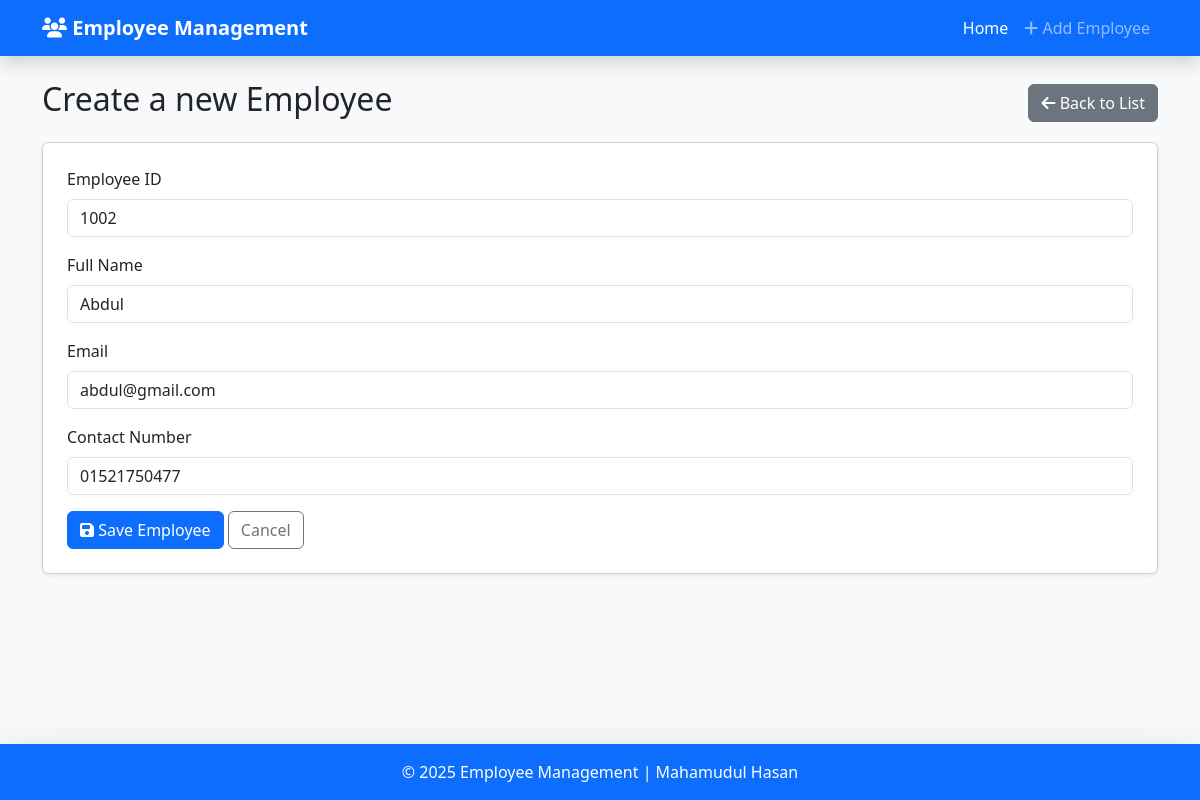
The page /update/4/ on the database its author committed.
### employee/models.py (models this page shows, shortened)
class Employee(models.Model):
    employee_id = models.CharField(max_length=20)
    emploee_name = models.CharField(max_length=100)
    employee_email = models.EmailField()
    employee_contact = models.CharField(max_length=20)

### employee/views.py (the view)
# urls.py: path('update/<int:pk>/', EmployeeUpdateView, name='employee_update'),
def EmployeeUpdateView(request, pk):
    employee = Employee.objects.get(pk=pk)
    if request.method == 'POST':
        form = EmployeeForm(request.POST, instance=employee)
        if form.is_valid():
            form.save()
            messages.success(request, "Employee updated successfully!")
            return redirect('employee_list')
    else:
        form = EmployeeForm(instance=employee)
    return render(request, 'employee_form.html', {'form': form})

### employee/forms.py (shortened to what this page needs)
class EmployeeForm(forms.ModelForm):
    class Meta:
        model = Employee
        fields = ["employee_id", "emploee_name", "employee_email", "employee_contact"]
        widgets = {
            "employee_id": forms.TextInput(attrs={"class": "form-control", "placeholder": "Enter Employee ID"}),
            "emploee_name": forms.TextInput(attrs={"class": "form-control", "placeholder": "Enter Full Name"}),
            "employee_email": forms.EmailInput(attrs={"class": "form-control", "placeholder": "Enter Email"}),
            "employee_contact": forms.TextInput(attrs={"class": "form-control", "placeholder": "Enter Contact Number"}),
        }

### templates/employee_form.html (shortened to what this page needs)
{% extends "base.html" %}
{% block content %}
<div class="d-flex justify-content-between mb-3">
    <h2>Create a new Employee</h2>
    <a href="{% url 'employee_list' %}" class="btn btn-secondary align-self-center">
        <i class="fa fa-arrow-left"></i> Back to List
    </a>
</div>
<div class="card shadow-sm p-4">
    <form action="" method="POST">
        <div class="mb-3">
            <label class="form-label">Employee ID</label>
            {{ form.employee_id }}
        </div>
        <div class="mb-3">
            <label class="form-label">Full Name</label>
            {{ form.emploee_name }}
        </div>
        <div class="mb-3">
            <label class="form-label">Email</label>
            {{ form.employee_email }}
        </div>
        <div class="mb-3">
            <label class="form-label">Contact Number</label>
            {{ form.employee_contact }}
        </div>
        <button type="submit" class="btn btn-primary">
            <i class="fa fa-save"></i> Save Employee
        </button>
        <a href="{% url 'employee_list' %}" class="btn btn-outline-secondary">
            Cancel
        </a>
    </form>
</div>
{% endblock %}

### templates/base.html (style rules this page uses)
html, body { height: 100%; }
body { display: flex; flex-direction: column; }

### rows shown on the page
Employee: employee_id "1002", emploee_name "Abdul", employee_email "abdul@gmail.com", employee_contact "01521750477"
